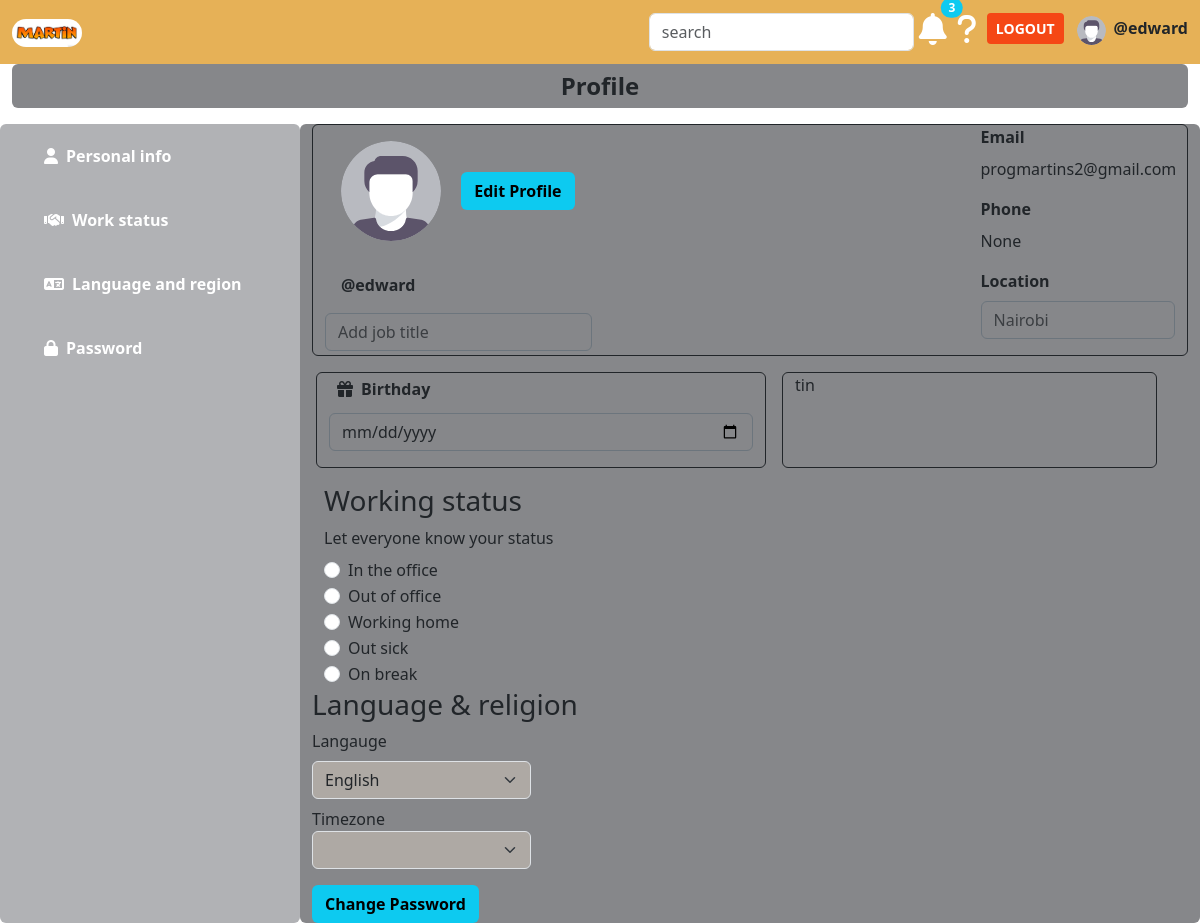
The app's page /profile (signed in), older data.
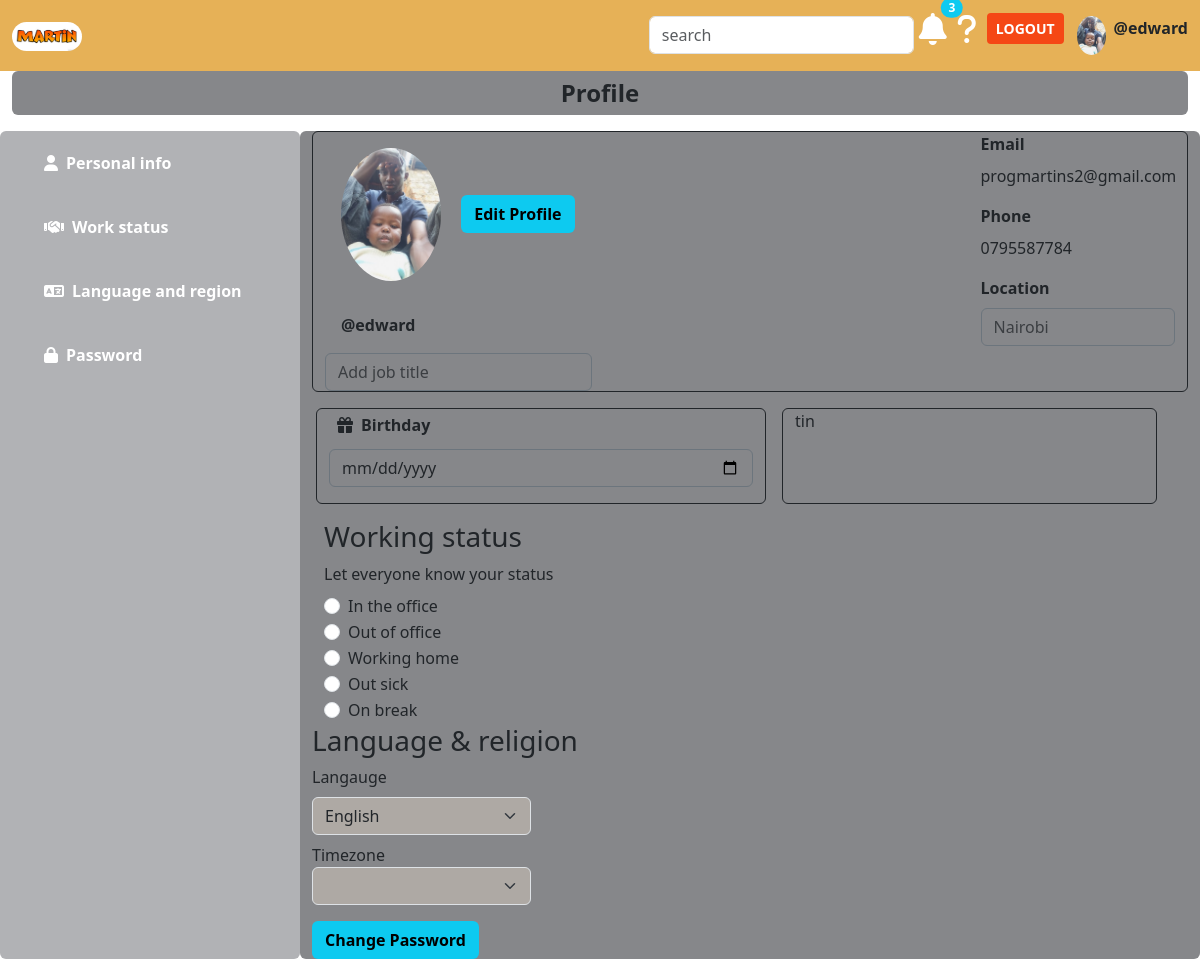
The same page, newer data.
### taskmng/models.py (models this page shows)
class User(AbstractUser):
    username=models.CharField(max_length=100)
    email=models.EmailField(unique=True)
    mobile_number=models.CharField(max_length=13, blank=True, null=True,unique=True)
    avatar=models.ImageField(null=True, default=None, upload_to='avatars/')
    USERNAME_FIELD='email'
    REQUIRED_FIELDS=['username']
    def __str__(self):
        return self.email

### taskmng/views.py (the view)
# urls.py: path('profile',profilepage, name='profile'),
@login_required(login_url="login")
def profilepage(request):
    user=request.user
    form=Profileupdateform(instance=user)
    return render(request, 'taskmng/profile.html',{'user':user,'form':form})

### taskmng/forms.py
class Profileupdateform(forms.ModelForm):
    class Meta:
        model=User
        fields=['username','email','mobile_number','avatar']
        widgets={
            'username':forms.TextInput(attrs={
                'class':'form-control',
                'placeholder':'username'
            }),
            'email':forms.EmailInput(attrs={
                'class':'form-control',
                'placeholder':'email'
            }),
            'mobile_number':forms.TextInput(attrs={
                'class':'form-control',
                'placeholder':'mobile-number'
            }),
            'avatar':forms.ClearableFileInput(attrs={
                'class':'form-control-file'
            })
        }

### taskmng/templates/taskmng/profile.html
{% extends 'main.html'%}
{% load static %}
{%block content%}
<div class="container-fluid profile-tab">
    <div>
        <p class="fs-4 fw-bold rounded py-1" style="background-color:#86878a; text-align:center;">Profile</p>
    </div>
    <div class="row">
        <div class="col-md-3 container rounded" style="background-color:#b1b2b5;">
            <ul class="nav flex-column">
                <li class="nav-item">
                    <a href="" class="nav-link m-2 fw-bold" aria-current="page" style="color:white;"><i class="fa-solid fa-user m-2"></i>Personal info</a>
                </li>
                <li class="nav-item">
                    <a href=""class="nav-link m-2 fw-bold" style="color:white;"><i class="fa-solid fa-handshake m-2"></i>Work status</a>
                </li>
                <li class="nav-item">
                    <a class="nav-link m-2 fw-bold" style="color:white;"><i class="fa-solid fa-language m-2"></i>Language and region</a>
                </li>
                <li class="nav-item">
                    <a class="nav-link m-2 fw-bold" style="color:white;"><i class="fa-solid fa-lock m-2"></i>Password</a>
                </li>
            </ul>
        </div>
        <div class="col-md-9 rounded" style="background-color:#86878a;">
           {% include 'taskmng/profiletabs/profileinfo.html'%}
           {% include 'taskmng/profiletabs/workstatus.html' %}
           {% include 'taskmng/profiletabs/language_region.html' %}
           <div class="mt-3">
                <button class="btn bg-info"><a href="{% url 'change-password' %}" class="link-underline link-underline-opacity-0 fw-bold" style="color:black;">Change Password</a></button>
           </div>
        </div>
    </div>
</div>
{% endblock%}

### templates/navbar.html (shortened to what this page needs)
{% load static %}
<nav class="navbar navbar-expand-lg" style="background-color:#e6b157">
    <div class=" container-fluid">
        <a class="navbar-brand  " href="{% url 'projects'%}"><img src="{% static 'martin3.png'%}" style="width:70px; border-radius:20px 20px 20px 20px;" alt="logo"/></a>
        <div class="collapse navbar-collapse " id="navbarnav">
            <form class="ms-auto" role="search">
                <input class="form-control me-2" placeholder="search" aria-label="search">
            </form>
            <ul class="navbar-nav mb-2 mb-lg-0">
                <li class="nav-item">
                    <div class="position-relative">
                        <a href= ""><i class="fa-solid fa-bell fa-shake fa-2x " style="margin:5px; color:white;"></i><span class="position-absolute top-0 start-100 translate-middle badge rounded-pill bg-info">3</span></a>
                    </div>
                </li>
                <li class="nav-item">
                    <a href=""><i class=" fa-solid fa-question fa-2x" style="color:white; margin:5px;" ></i></a>
                </li>
                <li class="nav-item">
                    {% if request.user.is_authenticated%}
                    <button type="button" class="btn btn-sm" style="margin:5px; background-color:#f54715; "><a href="{%url 'logout'%}" class="link-underline link-underline-opacity-0 fw-bold" style="color:white;">LOGOUT</a></button>
                    {% else %}
                    <button type="button" class="btn btn-sm" style="margin:5px; background-color:#f54715;"><a href="{% url 'login'%}" class=" link-underline link-underline-opacity-0 fw-bold" style="color:white;">LOGIN</a></button>
                    {% endif%}
                </li>
                <li class="nav-item">
                    {%if user.avatar%}
                    <a href="{% url 'profile' %}"><img src="{{request.user.avatar.url}}" alt="profile" class="nav-link" style="width:45px; border-radius:50%"/> </a>
                    {%else%}
                    <a href="{% url 'profile' %}"><img src="{% static 'taskmng/media/avatar-svgrepo-com.svg' %}" alt="profile" class="nav-link" style="width:45px; border-radius:50%"/> </a>
                    {%endif%}
                </li>
                {%if request.user.is_authenticated %}
                <li class="mt-2">
                    <p class="fw-bold">@{{request.user.username}}</p>
                </li>
                {% endif%}
            </ul>
        </div>
    </div>
</nav>

### taskmng/templates/taskmng/profiletabs/profileinfo.html
{% load static %}
<div class="column">
    <div class=" row-md-3 container-fluid border border-dark rounded">
        <div class="row">
            <div class="col-md-4 me-auto">
                {%if user.avatar%}
                <img src="{{user.avatar.url}}" class="rounded-circle m-3" alt="..." style="width:100px;"/>
                {% else%}
                <img src="{% static '/taskmng/media/avatar-svgrepo-com.svg'%}" class="rounded-circle m-3" alt="{{user.username}}'s avatar" style="width:100px"/>
                {%endif%}
                <button class="btn bg-info " type="button"><a class="link-underline link-underline-opacity-0 fw-bold" style="color:black;" href="{% url 'profileupdate'%}">Edit Profile</a></button>
                <p class="fw-bold m-3">@{{request.user.username}}</p>
                <input class="form-control border border-secondary" type="text" style="background-color:#86878a;" placeholder="Add job title">
            </div>
            <div class="col-md-3">
                <div class="mb-2">
                    <label for="email-form" class="form-label fw-bold " >Email</label>
                    <p>{{request.user}}</p>
                </div>
                <div class="mb-2">
                    <label for="phone-form" class="form-label fw-bold">Phone</label>
                    <p>{{request.user.mobile_number}}</p>
                </div>
                <div class="mb-3">
                    <label for="location-form" class="form-label fw-bold">Location</label>
                    <input class="form-control border border-secondary" type="text" id="location-form" style="background-color:#86878a" placeholder="Nairobi">
                </div>
            </div>
        </div>
    </div>
    <div class="row-md-3 ">
        <div class="row">
            <div class="col-md-6 m-3 border border-dark rounded">
                <div class="md-3">
                    <label class="form-label fw-bold" for="birth-day"><i class="fa-solid fa-gift m-2"></i>Birthday</label>
                    <input class="form-control border border-secondary mb-3" type="date" id="birth-day" style="background-color:#86878a">
                </div>
            </div>
            <div class=" col-md-5 my-3 border border-dark rounded ">
                tin
            </div>
        </div>
    </div>
</div>

Row changes from the older to the newer data that the page shows:
changed User "edward": user.avatar: picture added; avatar: picture added; user.mobile_number "None" → "0795587784"
